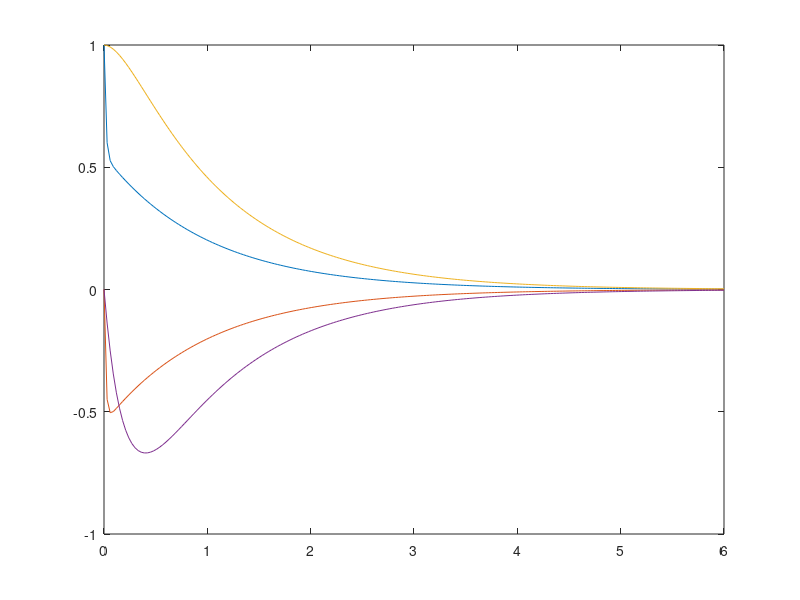

Source code (MATLAB):
pkg load control
A = [0 1;-5 -6]
B = [0;1]
Q = [10000 0;0 1000]
R = 1
x0 = [1;0]
K = lqr(A,B,Q,R)

t = 0:0.03:6
i = 0
x1(1) = x0(1)
x2(1) = x0(2)
n1(1) = x0(1)
n2(1) = x0(2)
for n = t
    i = i + 1
    tmpx = expm(A * n - K * B * n) * x0 
    nx = expm(A * n) * x0
    x1(i) = tmpx(1)
    x2(i) = tmpx(2)
    n1(i) = nx(1)
    n2(i) = nx(2)
endfor
plot(t,x1,t,x2,t,n1,t,n2)
K
dmy=input('Hit any key to fin ')